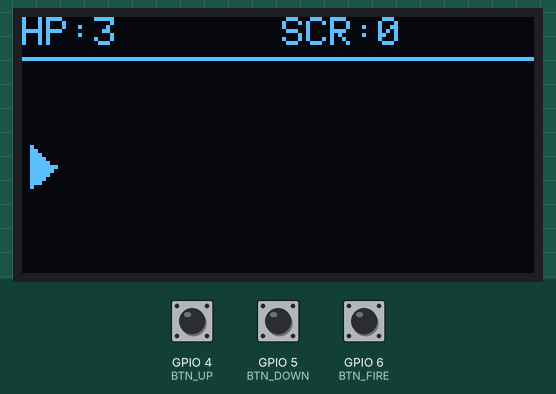
A program run on a simulated ESP32-S3. Parts: 128×64 one-colour display. The test bench sets the inputs (shaded band); at power-on: GPIO 6 (BTN_FIRE) HIGH, GPIO 4 (BTN_UP) HIGH, GPIO 5 (BTN_DOWN) HIGH. Random numbers use the default seed unless the program sets one.

Above: at 1.2 s.
1.3 s: GPIO 6 (BTN_FIRE) pulled LOW for 0.15 s
At 1.72 s:
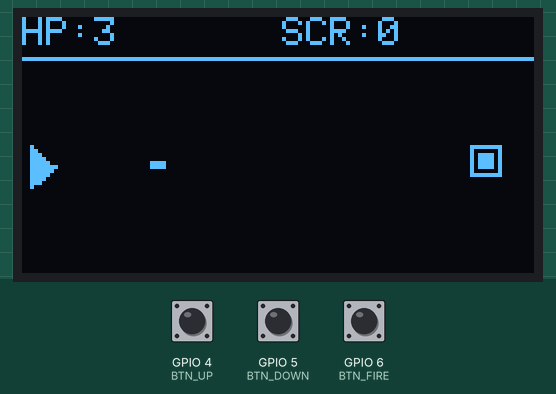
2.0 s: GPIO 6 (BTN_FIRE) pulled LOW for 1 s
At 2.36 s:
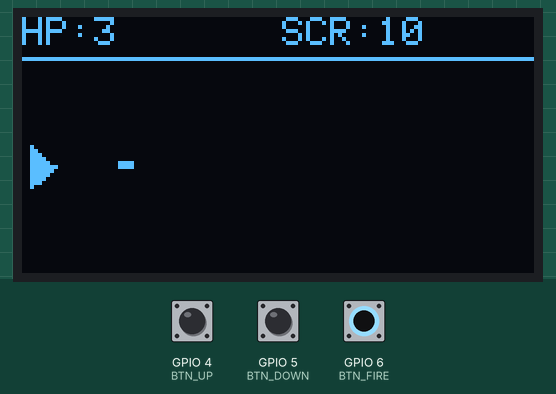
3.6 s: GPIO 4 (BTN_UP) pulled LOW for 0.15 s
At 3.96 s:
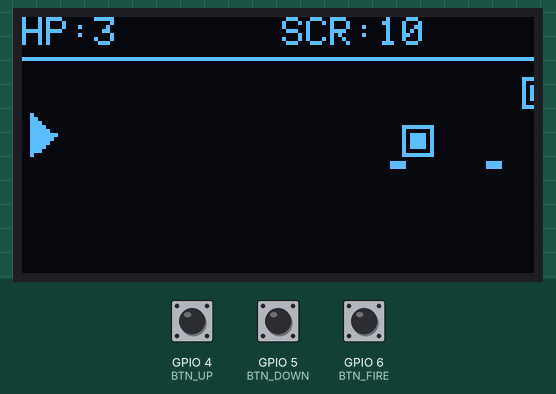
4.3 s: GPIO 5 (BTN_DOWN) pulled LOW for 0.15 s
At 4.42 s:
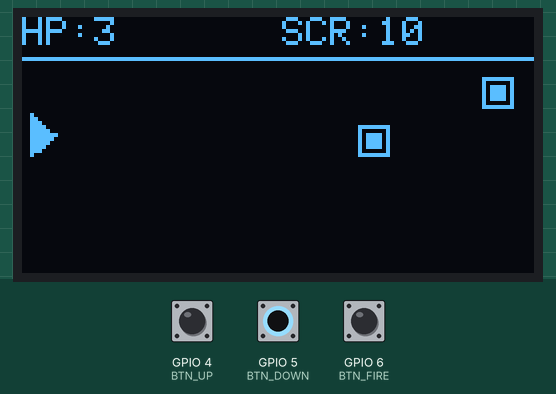
5.0 s: GPIO 4 (BTN_UP) pulled LOW for 1 s
At 5.39 s:
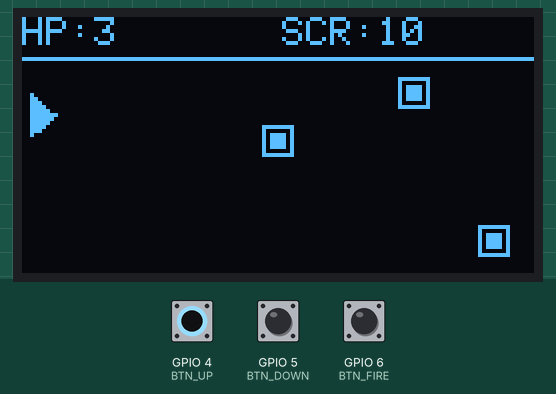
6.6 s: GPIO 6 (BTN_FIRE) pulled LOW for 3.2 s
At 8.78 s:
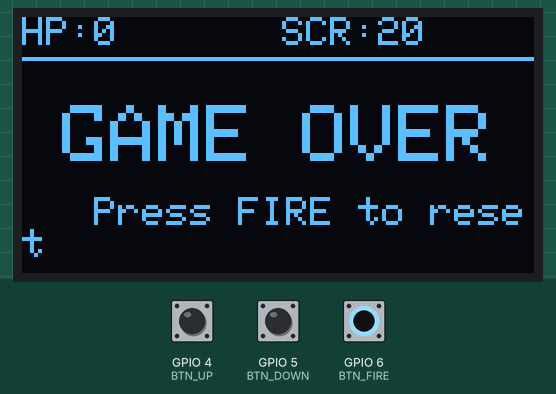
Timing chart, 0 to 10.3 s (numbered marks = the images above; inputs shaded):
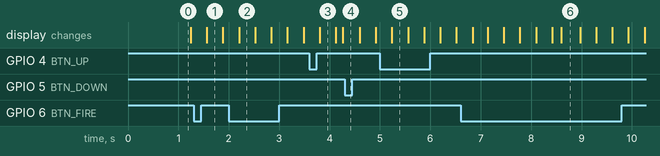

The program:

main.cpp
```cpp
#include <Adafruit_GFX.h>
#include <Adafruit_SSD1306.h>
#include <Wire.h>

#define SCREEN_WIDTH 128
#define SCREEN_HEIGHT 64
#define OLED_RESET -1
Adafruit_SSD1306 display(SCREEN_WIDTH, SCREEN_HEIGHT, &Wire, OLED_RESET);

// Піни для ESP32-S3
#define I2C_SDA 8
#define I2C_SCL 9
#define BTN_UP 4
#define BTN_DOWN 5
#define BTN_FIRE 6

// Налаштування гри
#define MAX_BULLETS 5
#define MAX_ENEMIES 6

// Структури об'єктів
struct Player {
    float y = SCREEN_HEIGHT / 2;
    int width = 6;
    int height = 10;
    int hp = 3;
};

struct Bullet {
    float x, y;
    int width = 4;
    int height = 2;
    bool active = false;
};

struct Enemy {
    float x, y;
    int width = 8;
    int height = 8;
    float speed;
    bool active = false;
};

Player player;
Bullet bullets[MAX_BULLETS];
Enemy enemies[MAX_ENEMIES];

int score = 0;
bool gameOver = false;
unsigned long lastFireTime = 0;
unsigned long lastSpawnTime = 0;

// Функція перевірки колізій (перетин двох прямокутників - AABB)
bool checkCollision(float x1, float y1, int w1, int h1, float x2, float y2, int w2, int h2)
{
    return (x1 < x2 + w2 && x1 + w1 > x2 && y1 < y2 + h2 && y1 + h1 > y2);
}

void resetGame()
{
    player.y = SCREEN_HEIGHT / 2;
    player.hp = 3;
    score = 0;
    gameOver = false;
    for (int i = 0; i < MAX_BULLETS; i++)
        bullets[i].active = false;
    for (int i = 0; i < MAX_ENEMIES; i++)
        enemies[i].active = false;
}

void setup()
{
    Wire.begin(I2C_SDA, I2C_SCL);

    pinMode(BTN_UP, INPUT_PULLUP);
    pinMode(BTN_DOWN, INPUT_PULLUP);
    pinMode(BTN_FIRE, INPUT_PULLUP);

    if (!display.begin(SSD1306_SWITCHCAPVCC, 0x3C)) {
        for (;;)
            ; // Зупинка, якщо дисплей не знайдено
    }

    display.clearDisplay();
    display.setTextColor(SSD1306_WHITE);
    randomSeed(analogRead(0));
}

void spawnEnemy()
{
    for (int i = 0; i < MAX_ENEMIES; i++) {
        if (!enemies[i].active) {
            enemies[i].active = true;
            enemies[i].x = SCREEN_WIDTH;
            // Спавн нижче верхньої панелі (від 12 пікселя)
            enemies[i].y = random(12, SCREEN_HEIGHT - enemies[i].height);
            enemies[i].speed = random(10, 25) / 10.0; // Швидкість від 1.0 до 2.5
            break;
        }
    }
}

void fireBullet()
{
    if (millis() - lastFireTime < 250)
        return; // Затримка між пострілами (250 мс)

    for (int i = 0; i < MAX_BULLETS; i++) {
        if (!bullets[i].active) {
            bullets[i].active = true;
            bullets[i].x = player.width + 2;
            bullets[i].y = player.y + (player.height / 2) - 1;
            lastFireTime = millis();
            break;
        }
    }
}

void updateGame()
{
    // 1. Керування гравцем
    if (digitalRead(BTN_UP) == LOW && player.y > 12) {
        player.y -= 2.5;
    }
    if (digitalRead(BTN_DOWN) == LOW && player.y < SCREEN_HEIGHT - player.height) {
        player.y += 2.5;
    }
    if (digitalRead(BTN_FIRE) == LOW) {
        fireBullet();
    }

    // 2. Спавн ворогів кожні 1.2 секунди
    if (millis() - lastSpawnTime > 1200) {
        spawnEnemy();
        lastSpawnTime = millis();
    }

    // 3. Рух снарядів
    for (int i = 0; i < MAX_BULLETS; i++) {
        if (bullets[i].active) {
            bullets[i].x += 4.0;
            if (bullets[i].x > SCREEN_WIDTH) {
                bullets[i].active = false;
            }
        }
    }

    // 4. Рух ворогів та перевірка колізій
    for (int i = 0; i < MAX_ENEMIES; i++) {
        if (!enemies[i].active)
            continue;

        enemies[i].x -= enemies[i].speed;

        // Колізія: Ворог дійшов до бази (лівий край) або врізався в гравця
        bool hitPlayer = checkCollision(2, player.y, player.width, player.height,
            enemies[i].x, enemies[i].y, enemies[i].width, enemies[i].height);

        if (enemies[i].x <= 0 || hitPlayer) {
            enemies[i].active = false;
            player.hp--;
            if (player.hp <= 0) {
                gameOver = true;
            }
            continue;
        }

        // Колізія: Снаряд влучив у ворога
        for (int j = 0; j < MAX_BULLETS; j++) {
            if (bullets[j].active) {
                if (checkCollision(bullets[j].x, bullets[j].y, bullets[j].width, bullets[j].height,
                        enemies[i].x, enemies[i].y, enemies[i].width, enemies[i].height)) {
                    bullets[j].active = false;
                    enemies[i].active = false;
                    score += 10;
                    break; // Переходимо до наступного ворога
                }
            }
        }
    }
}

void drawGame()
{
    display.clearDisplay();

    // Верхній HUD (рахунок та життя)
    display.setTextSize(1);
    display.setCursor(0, 0);
    display.print("HP:");
    display.print(player.hp);
    display.setCursor(65, 0);
    display.print("SCR:");
    display.print(score);
    display.drawLine(0, 10, SCREEN_WIDTH, 10, SSD1306_WHITE);

    if (gameOver) {
        display.setTextSize(2);
        display.setCursor(10, 22);
        display.print("GAME OVER");
        display.setTextSize(1);
        display.setCursor(18, 45);
        display.print("Press FIRE to reset");
        display.display();
        return;
    }

    // Малюємо гравця (трикутник-корабель)
    display.fillTriangle(2, player.y,
        2, player.y + player.height,
        2 + player.width, player.y + (player.height / 2),
        SSD1306_WHITE);

    // Малюємо снаряди
    for (int i = 0; i < MAX_BULLETS; i++) {
        if (bullets[i].active) {
            display.fillRect(bullets[i].x, bullets[i].y, bullets[i].width, bullets[i].height, SSD1306_WHITE);
        }
    }

    // Малюємо ворогів
    for (int i = 0; i < MAX_ENEMIES; i++) {
        if (enemies[i].active) {
            display.drawRect(enemies[i].x, enemies[i].y, enemies[i].width, enemies[i].height, SSD1306_WHITE);
            display.fillRect(enemies[i].x + 2, enemies[i].y + 2, enemies[i].width - 4, enemies[i].height - 4, SSD1306_WHITE);
        }
    }

    display.display();
}

void loop()
{
    if (gameOver) {
        drawGame();
        if (digitalRead(BTN_FIRE) == LOW) {
            delay(300); // Захист від брязкоту контактів
            resetGame();
        }
        return;
    }

    updateGame();
    drawGame();
    delay(20); // ~50 FPS
}
```
